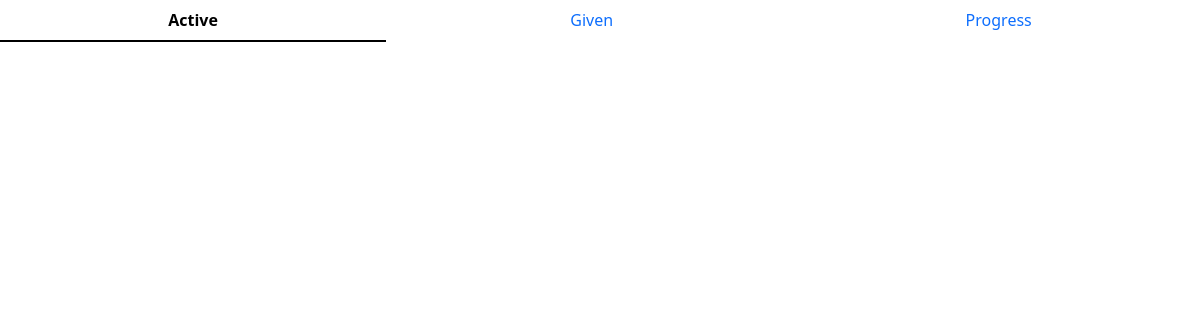
The page /quiz on the database as committed earlier.
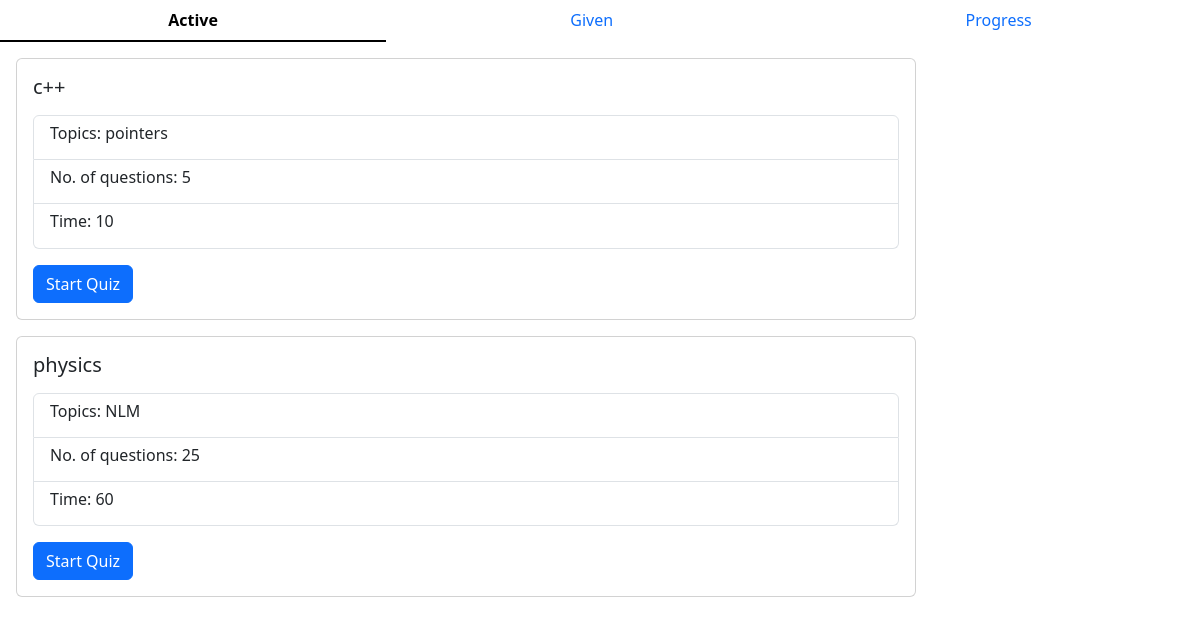
The same page on the database as committed later.
### quizocrats/models.py (models this page shows)
class quizzes(models.Model):
    quiz_name=models.CharField(max_length=50)
    topics=models.TextField()
    questions=models.IntegerField()
    time=models.IntegerField()

### quizocrats/views.py (the view)
# urls.py: path('quiz', views.quiz, name='quizzes'),
def quiz(request):
  active_quizzes=quizzes.objects.all()
  context={
    'actqui':active_quizzes
  }
  return render(request,'quizzesactive.html',context)

### quizocrats/templates/quizzesactive.html (shortened to what this page needs)
<!doctype html>
<html lang="en">
  <head>
    <link href="https://cdn.jsdelivr.net/npm/bootstrap@5.3.0/dist/css/bootstrap.min.css" rel="stylesheet">
  </head>
  <body>
    <ul class="nav nav-underline nav-fill">
        <li class="nav-item">
          <a class="nav-link active" aria-current="page" href="">Active</a>
        </li>
        <li class="nav-item">
          <a class="nav-link" href="#">Given</a>
        </li>
        <li class="nav-item">
          <a class="nav-link" href="#">Progress</a>
        </li>
    </ul>
    {% for x in actqui %}
      <div class="card w-75 m-3">
        <div class="card-body">
          <h5 class="card-title">{{x.quiz_name}}</h5>
          <p class="card-text">
            <ul class="list-group">
                <li class="list-group-item"><h6>Topics: {{x.topics}}</h6></li>
                <li class="list-group-item"><h6>No. of questions: {{x.questions}}</h6></li>
                <li class="list-group-item"><h6>Time: {{x.time}}</h6></li>
              </ul>
          </p>
          <a href="#" class="btn btn-primary">Start Quiz</a>
        </div>
      </div>
    {% endfor %}
  </body>
</html>

Rows that differ between the two databases and show on the page:
added quizzes: quiz_name "c++", topics "pointers", questions "5", time "10"
added quizzes: quiz_name "physics", topics "NLM", questions "25", time "60"
